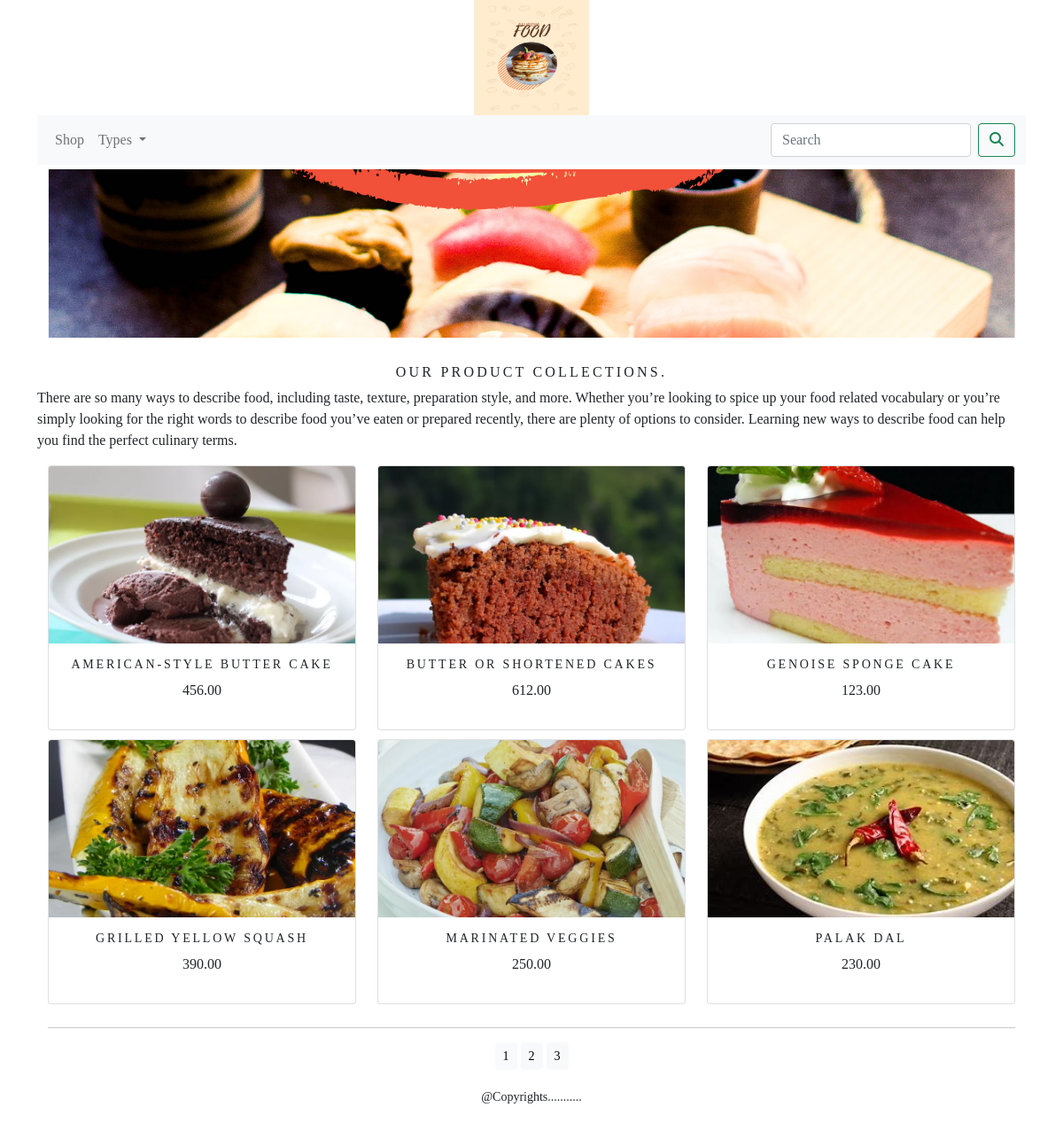
The app's page /shop/ with its own data.
### shop/models.py (models this page shows, shortened)
class Product(models.Model):
    name = models.CharField(max_length=250, unique=True)
    slug = models.SlugField(max_length=250, unique=True)
    description = models.TextField(blank=True)
    image = models.ImageField(upload_to='product', blank=True)
    price = models.DecimalField(max_digits=10, decimal_places=2)
    category = models.ForeignKey(Category, on_delete=models.CASCADE)
    stock = models.IntegerField()
    available = models.BooleanField(default=True)
    created = models.DateTimeField(auto_now_add=True)
    updated = models.DateTimeField(auto_now=True)
    def get_url(self):
        return reverse('shop:prodCatdetail', args=[self.category.slug,self.slug])
    class Meta:
        ordering = ('name',)
        verbose_name = 'product'
        verbose_name_plural = 'products'

### shop/views.py (the view)
# urls.py: path('', allProdCat, name='home'),
def allProdCat(request,c_slug=None):
    c_page = None
    products_list = None
    if c_slug != None:
        c_page = get_object_or_404(Category, slug=c_slug)
        products_list= Product.objects.all().filter(category=c_page, available=True)
    else:
        products_list = Product.objects.all().filter(available=True)
    paginator=Paginator(products_list,6)
    try:
        page=int(request.GET.get('page','1'))
    except:
        page=1
    try:
        products=paginator.page(page)
    except (EmptyPage, InvalidPage):
        products=paginator.page(paginator.num_pages)
    return render(request, 'category.html', {'category': c_page, 'products': products})

### cart/context_processors.py (called while the page is built)
def counter(request):
    item_count=0
    if 'admin' in request.path:
        return {}
    else:
        try:
            cart=Cart.objects.filter(cart_id=_cart_id(request))
            car_items=CartItem.objects.all().filter(cart=cart[:1])
            for cart_item in car_items:
                item_count += cart_item.quantity
        except Cart.DoesNotExist:
            item_count=0
    return dict(item_count=item_count)

### cart/views.py (called while the page is built)
def _cart_id(request):
    cart = request.session.session_key
    if not cart:
        cart = request.session.create()
    return cart

### shop/context_processors.py (called while the page is built)
def menu_links(request):
    links=Category.objects.all()
    return dict(links=links)

### shop/models.py (called while the page is built)
    def get_url(self):
        return reverse('shop:products_by_category', args=[self.slug])

### templates/category.html (shortened to what this page needs)
{% extends 'base.html' %}
{% load static %}
{% block content %}
<div class="mx_auto">
    {% if category %}
        <img class="my_image" src="{{ category.image.url}}" alt="{{ category.name }}">
</div>
    <br>
<div>
            <h1 class="text-center my_title" >{{ category.name }}</h1>
            <p class="text-justify">{{ category.description }}</p>
</div>
    {% else %}
<div>
    <img class="my_image my_image_padding" src="{% static 'image/banner.png' %}" alt="our products" width="1200px">
</div>
<br>
<div>
    <h1 class="text-center my_title">Our product Collections.</h1>
    <p class="text-justify">There are so many ways to describe food, including taste, texture, preparation style, and more. Whether you’re looking to spice up your food related vocabulary or you’re simply looking for the right words to describe food you’ve eaten or prepared recently, there are plenty of options to consider. Learning new ways to describe food can help you find the perfect culinary terms.</p>
</div>
{% endif %}
<div class="container">
    <div class="row mx_auto">
        {% for product in products.object_list %}
            <div class="my_bottom_margin col-9 col-sm-12 col-md-4 col-lg-4">
                <div class="card text-center" style="min-width: 18rem;">
                    <a href="{{ product.get_url }}">
                        <div class="my_image_container">
                            <img class="card-img-top my_image" src="{{ product.image.url }}" alt="{{ product.name }}">
                        </div>
                    </a>
                    <div class="card-body">
                        <h4>{{ product.name }}</h4>
                        <p>{{ product.price }}</p>
                    </div>
                </div>
            </div>
        {% endfor %}
        <div class="mx-auto">
            {% if products.paginator.num_pages > 1 %}
                <hr>
                <div class="text-center">
                    {% for pg in products.paginator.page_range %}
                        <a href="?page={{ pg }}" class="btn btn-light btn-sm {% if products.number == pg %} active {% endif %}">{{ pg }}</a>
                    {% endfor %}
                </div>
            {% endif %}
        </div>
        <br>
    </div>
</div>
{% endblock %}

### templates/base.html (shortened to what this page needs)
{% load static %}
<!DOCTYPE html>
<html lang="en">
<head>
     <link href="{% static 'css/bootstrap.min.css' %}" rel="stylesheet" >
    <link href="{% static 'css/custom.css' %}" rel="stylesheet" >
    <link rel="stylesheet" href="https://cdnjs.cloudflare.com/ajax/libs/font-awesome/5.15.1/css/all.min.css">
</head>
<body>
<div class="container">
    {% include 'header.html' %}
    {% include 'navbar.html' %}
    {% block content %}
    {% endblock %}
</div>
     {% include 'footer.html' %}
</body>
</html>

### templates/header.html
{% load static %}
<header>
   <center>
       <a href="{% url 'shop:allProdCat' %} "><img src="{% static 'image/logo1.png' %}" alt="logo" width="130px" height="130px"></a>
   </center>
</header>

### templates/navbar.html (shortened to what this page needs)
<nav class="navbar navbar-expand-lg navbar-light bg-light">
  <div class="container-fluid">
    <div class="collapse navbar-collapse" id="navbarSupportedContent">
      <ul class="navbar-nav me-auto mb-2 mb-lg-0">
        <li class="nav-item">
          <a class="nav-link" href="{% url 'shop:allProdCat' %}">Shop</a>
        </li>
        <li class="nav-item dropdown  {% if shop in request.path %} active {% endif %}">
          <a class="nav-link dropdown-toggle" href="#" id="navbarDropdown" role="button" data-bs-toggle="dropdown" aria-expanded="false">
            Types
          </a>
        </li>
      </ul>
       <form class="d-flex" action="{% url 'search_app:SearchResult' %}" method="get">
        <input class="form-control me-2" type="search" placeholder="Search" name="q" aria-label="Search">
        <button class="btn btn-outline-success" type="submit"><i class="fa-solid fa-magnifying-glass"></i></button>
      </form>
    </div>
  </div>
</nav>

### templates/footer.html
<div class="footer navbar-fixed-botton my_footer">
    <p class="text-center">@Copyrights...........</p>
</div>

### static/css/custom.css (style rules this page uses)
body { font-family: 'Playfair Display', serif; }
.my_footer p { padding-top :20px; font-size : 14px; }
.my_footer { backgroung-color : pink; height : 60px; }
.my_image { width: 100%; height: 200px; object-fit: cover; }
.my_title { font-size: 16px; text-transform: uppercase; letter-spacing: .2em; }
.my_image_padding { padding: 5px; }
.my_bottom_margin { margin-bottom: 10px; }
.card-body h4 { font-size: 14px; text-transform: uppercase; letter-spacing: .2em; }

### records on screen
Product: image (picture), name "AMERICAN-STYLE BUTTER CAKE", price "456.00"
Product: image (picture), name "BUTTER OR SHORTENED CAKES", price "612.00"
Product: image (picture), name "GENOISE SPONGE CAKE", price "123.00"
Product: image (picture), name "GRILLED YELLOW SQUASH", price "390.00"
Product: image (picture), name "MARINATED VEGGIES", price "250.00"
Product: image (picture), name "PALAK DAL", price "230.00"

### other values on screen
{{ pg }} "1" "2" "3"
